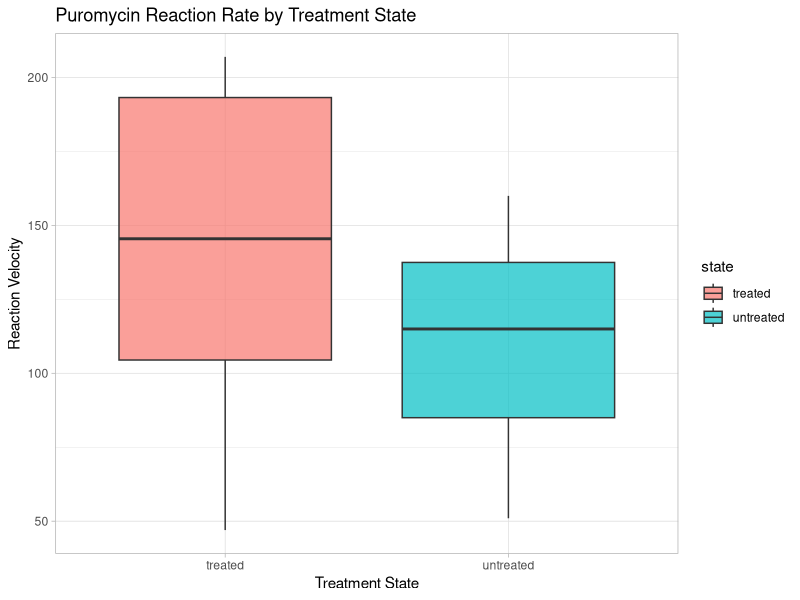
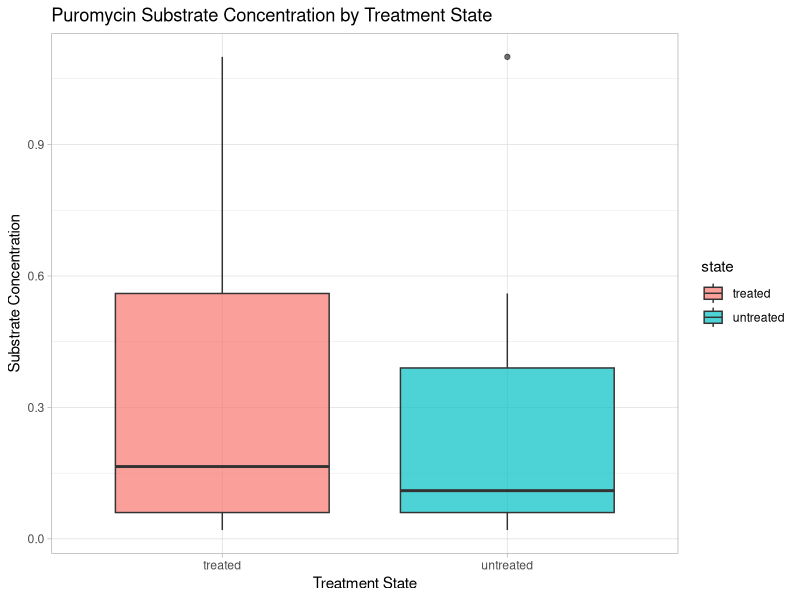
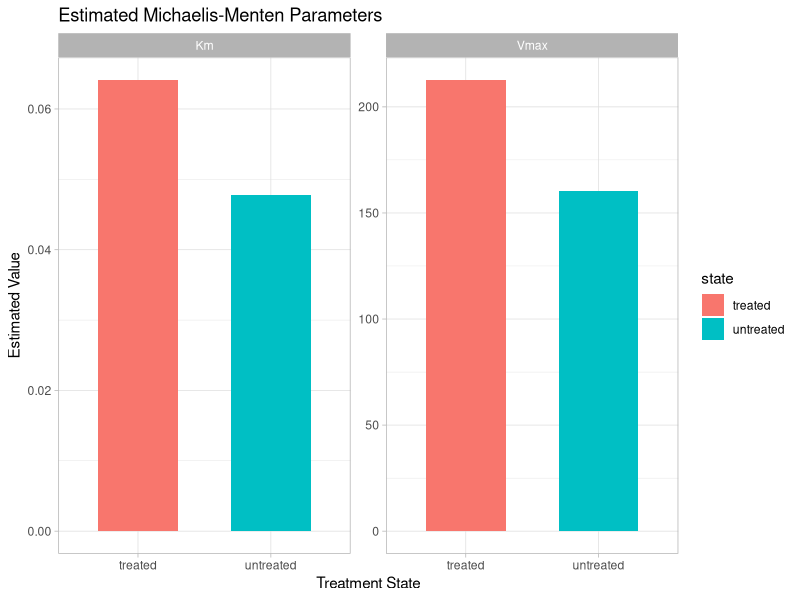
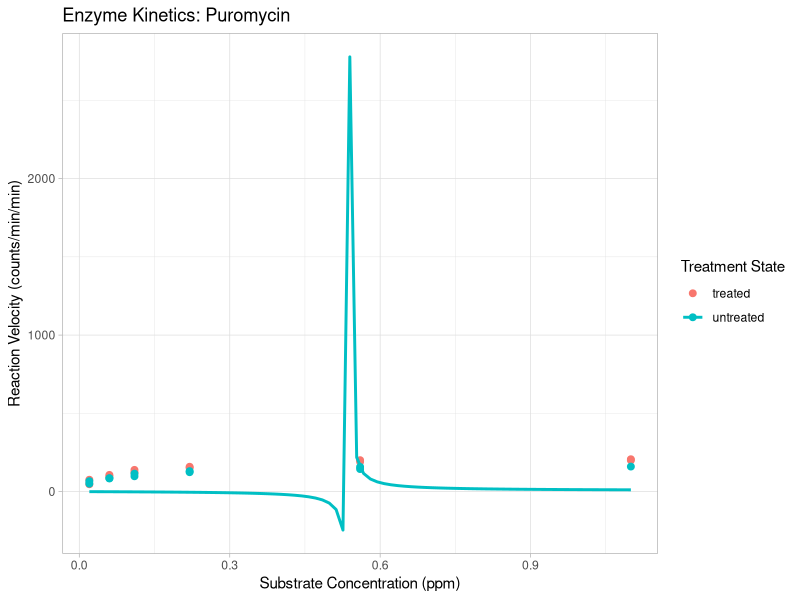
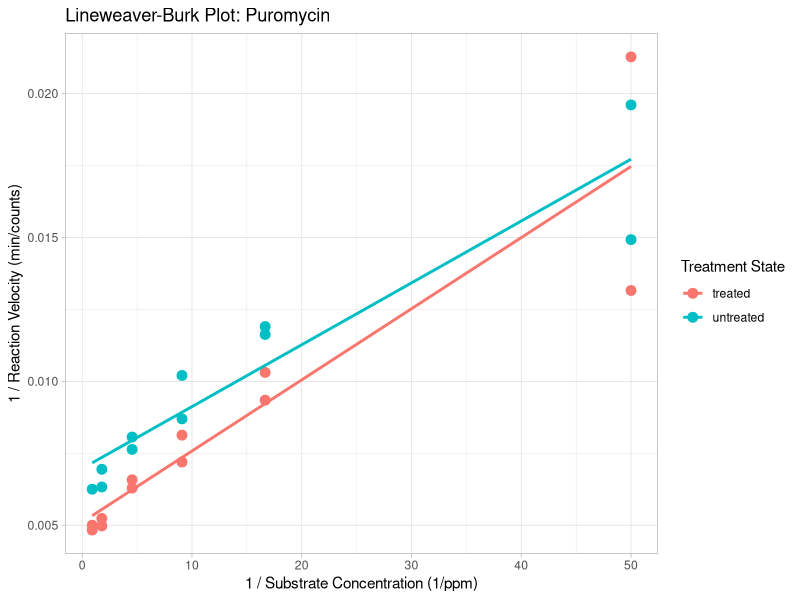
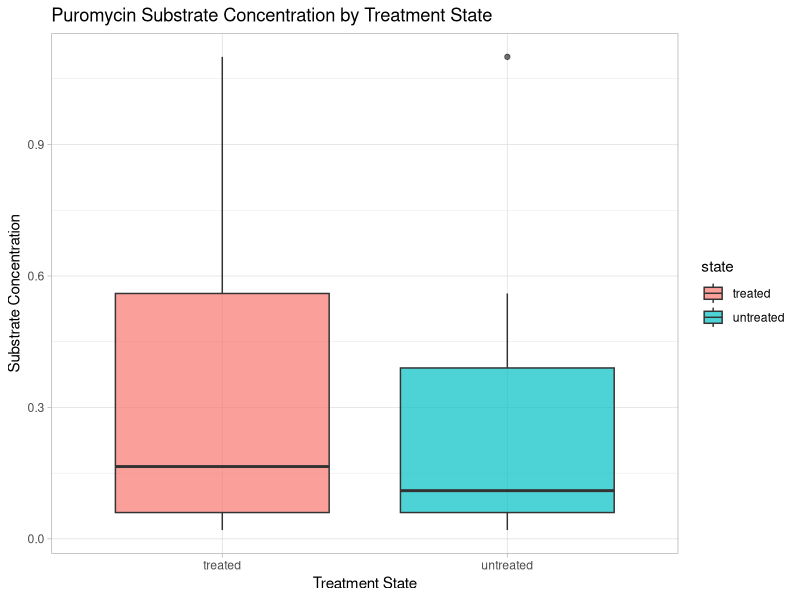
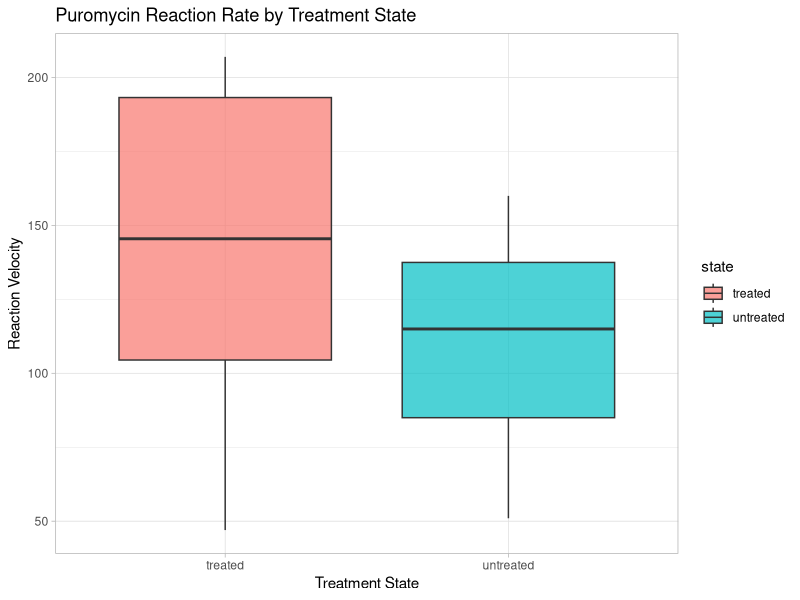
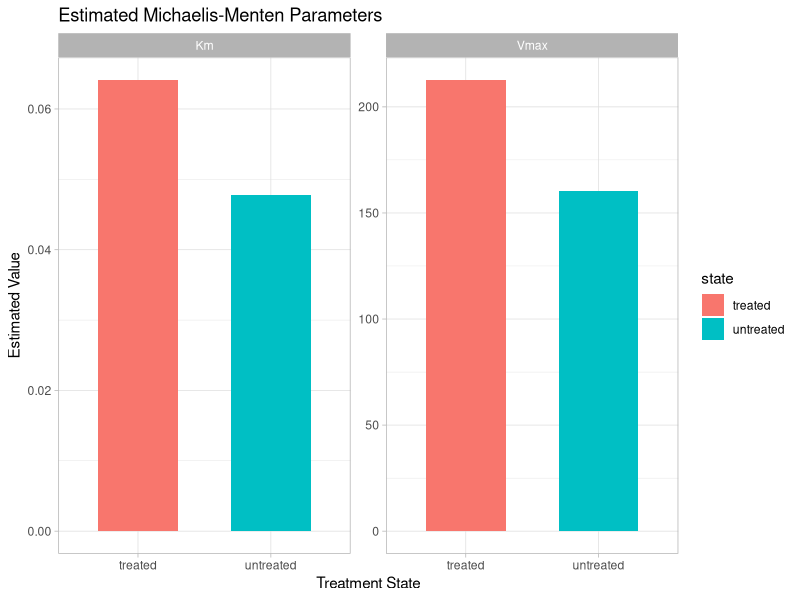

Generate these figures, in order, with R:
# Enzyme Kinetics Analysis: Puromycin

# 1. Installation & Setup
# install.packages(c("ggplot2", "dplyr"))
library(tidyverse)

# Load built-in dataset
data("Puromycin")

# 2. Michaelis-Menten Plot (Nonlinear Regression)
plot_mm <- ggplot(data = Puromycin, mapping = aes(x = conc, y = rate, color = state)) +
geom_point(size = 2) + geom_smooth(method = "nls", formula = y ~ (Vmax * x) / (Km + x), 
start = list(Vmax = 200, Km = 0.1), se = FALSE) + theme_light() + labs(title = "Enzyme Kinetics: Puromycin", 
x = "Substrate Concentration (ppm)", y = "Reaction Velocity (counts/min/min)", color = "Treatment State")

# Save Michaelis-Menten plot
ggsave("puromycin_michaelis_menten.png", plot = plot_mm, width = 7, height = 5, dpi = 300)

# 3. Lineweaver-Burk Plot (Linear Regression)
plot_lb <- ggplot(data = Puromycin, mapping = aes(x = 1/conc, y = 1/rate, color = state)) + 
geom_point(size = 3) + geom_smooth(method = "lm", se = FALSE, fullrange = TRUE) + theme_light() + 
labs(title = "Lineweaver-Burk Plot: Puromycin", x = "1 / Substrate Concentration (1/ppm)", 
y = "1 / Reaction Velocity (min/counts)", color = "Treatment State")

# Save Lineweaver-Burk plot
ggsave("puromycin_lineweaver_burk.png", plot = plot_lb, width = 7, height = 5, dpi = 300)

# 4. Statistical Summary & Quantile Analysis
# Calculate Means and Standard Deviations
untreated_mean <- Puromycin %>% filter(state == "untreated") %>% pull(conc) %>% mean(na.rm = TRUE)
untreated_sd <- Puromycin %>% filter(state == "untreated") %>% pull(conc) %>% sd(na.rm = TRUE)

treated_mean <- Puromycin %>% filter(state == "treated") %>% pull(conc) %>% mean(na.rm = TRUE)
treated_sd <- Puromycin %>% filter(state == "treated") %>% pull(conc) %>% sd(na.rm = TRUE)

untreated_mean_rate <- Puromycin %>% filter(state == "untreated") %>% pull(rate) %>% mean(na.rm = TRUE)
untreated_sd_rate <- Puromycin %>% filter(state == "untreated") %>% pull(rate) %>% sd(na.rm = TRUE)

treated_mean_rate <- Puromycin %>% filter(state == "treated") %>% pull(rate) %>% mean(na.rm = TRUE)
treated_sd_rate <- Puromycin %>% filter(state == "treated") %>% pull(rate) %>% sd(na.rm = TRUE)

# 5. Calculate 95% Confidence Interval: Rate & Concentration (Assuming Normal Distribution)
treated_conc <- filter(Puromycin, state == "treated") %>% pull(conc)
untreated_conc <- filter(Puromycin, state == "untreated") %>% pull(conc)
untreated_rate <- filter(Puromycin, state == "untreated") %>% pull(rate)
treated_rate <- filter(Puromycin, state == "treated") %>% pull(rate)
t.test(untreated_conc)$conf.int
t.test(treated_conc)$conf.int
t.test(treated_rate)$conf.int
t.test(untreated_rate)$conf.int

# 6. Boxplot for Rate & Concentration
plot_conc_box <- ggplot(Puromycin, aes(x = state, y = conc, fill = state)) + geom_boxplot(alpha = 0.7) + 
theme_light() + labs(title = "Puromycin Substrate Concentration by Treatment State", x = "Treatment State", y = "Substrate Concentration")

ggsave("puromycin_conc_boxplot.png", plot = plot_conc_box, width = 7, height = 5, dpi = 300)

plot_rate_box <- ggplot(Puromycin, aes(x = state, y = rate, fill = state)) + geom_boxplot(alpha = 0.7) + theme_light() + 
labs(title = "Puromycin Reaction Rate by Treatment State", x = "Treatment State",y = "Reaction Velocity")

ggsave("puromycin_rate_boxplot.png", plot = plot_rate_box, width = 7, height = 5, dpi = 300)

plot_rate_box
plot_conc_box

# 6. Parameters for Vmax & Km 
treated_model <- nls(rate ~ (Vmax * conc) / (Km + conc), data = filter(Puromycin, state == "treated"), start = list(Vmax = 200, Km = 0.1))
untreated_model <- nls(rate ~ (Vmax * conc) / (Km + conc), data = filter(Puromycin, state == "untreated"), start = list(Vmax = 200, Km = 0.1))
treated_params <- coef(treated_model)
untreated_params <- coef(untreated_model)
treated_Km <- treated_params["Km"]
treated_Vmax <- treated_params["Vmax"]
untreated_params <- coef(untreated_model)
untreated_Km <- untreated_params["Km"]
untreated_Vmax <- untreated_params["Vmax"]
cat("untreated Km:", untreated_Km,"\n")
cat("untreated Vmax:", untreated_Vmax,"\n")
cat("treated Km:", treated_Km,"\n")
cat("treated Vmax:", treated_Vmax,"\n")

parameter_df <- tibble(state = c("treated", "untreated", "treated", "untreated"), parameter = c("Vmax", "Vmax", "Km", "Km"), 
value = c(treated_Vmax, untreated_Vmax, treated_Km, untreated_Km))

plot_parameters <- ggplot(parameter_df, aes(x = state, y = value, fill = state)) + geom_col(width = 0.6) + facet_wrap(~ parameter, scales = "free_y") + theme_light() + 
labs( title = "Estimated Michaelis-Menten Parameters", x = "Treatment State", y = "Estimated Value")

plot_parameters
ggsave("puromycin_vmax_km_parameters.png", plot = plot_parameters, width = 7, height = 5, dpi = 300)
